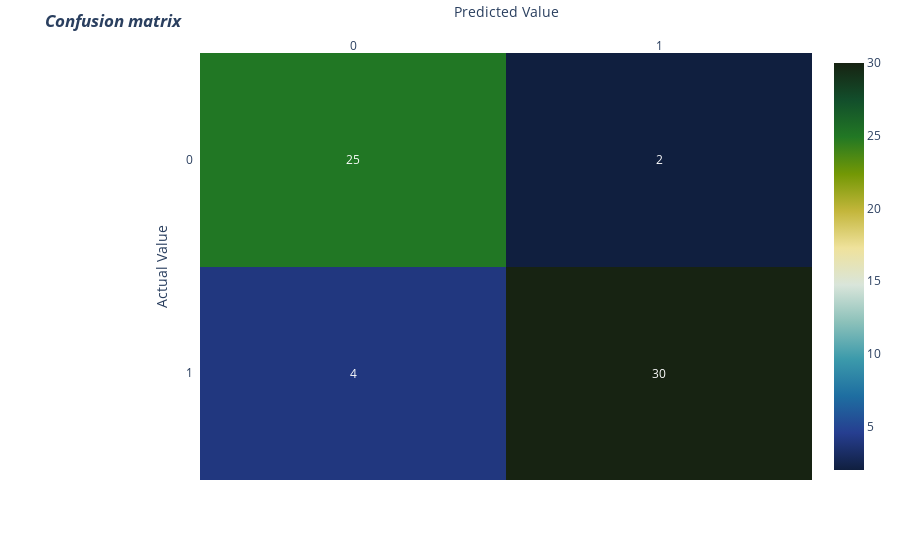

This figure's notebook cell:
### Code cell
# For the Confusion Matrix Graph I will be using the function I created earlier
# All I need is the y_test and prediction values are parameters

Confusion_Matrix_Graph(y_test,prediction)

### Figure 1 — Plotly figure (JSON) as saved in the notebook; plotly's stock layout.template omitted (floating-point values rounded to 4 significant figures)
{"data": [{"colorscale": [[0, "rgb(16, 31, 63)"], [0.09091, "rgb(38, 62, 144)"], [0.1818, "rgb(30, 110, 161)"], [0.2727, "rgb(60, 154, 171)"], [0.3636, "rgb(140, 193, 186)"], [0.4545, "rgb(217, 229, 218)"], [0.5455, "rgb(239, 226, 156)"], [0.6364, "rgb(195, 182, 59)"], [0.7273, "rgb(115, 152, 5)"], [0.8182, "rgb(34, 120, 36)"], [0.9091, "rgb(18, 78, 43)"], [1, "rgb(23, 35, 18)"]], "reversescale": false, "showscale": true, "type": "heatmap", "x": ["0", "1"], "y": ["1", "0"], "z": [[4, 30], [25, 2]]}], "layout": {"annotations": [{"font": {"color": "#FFFFFF"}, "showarrow": false, "text": "25", "x": "0", "xref": "x", "y": "1", "yref": "y"}, {"font": {"color": "#FFFFFF"}, "showarrow": false, "text": "2", "x": "1", "xref": "x", "y": "1", "yref": "y"}, {"font": {"color": "#FFFFFF"}, "showarrow": false, "text": "4", "x": "0", "xref": "x", "y": "0", "yref": "y"}, {"font": {"color": "#FFFFFF"}, "showarrow": false, "text": "30", "x": "1", "xref": "x", "y": "0", "yref": "y"}, {"font": {"color": "black", "size": 14}, "showarrow": false, "text": " ", "x": 0.5, "xref": "paper", "y": -0.15, "yref": "paper"}, {"font": {"color": "black", "size": 14}, "showarrow": false, "text": " ", "textangle": -90, "x": -0.35, "xref": "paper", "y": 0.5, "yref": "paper"}], "margin": {"l": 200, "t": 50}, "title": {"text": "<i><b>Confusion matrix</b></i>"}, "xaxis": {"dtick": 1, "gridcolor": "rgb(0, 0, 0)", "side": "top", "ticks": "", "title": {"text": "Predicted Value"}}, "yaxis": {"dtick": 1, "ticks": "", "ticksuffix": "  ", "title": {"text": "Actual Value"}}}}
